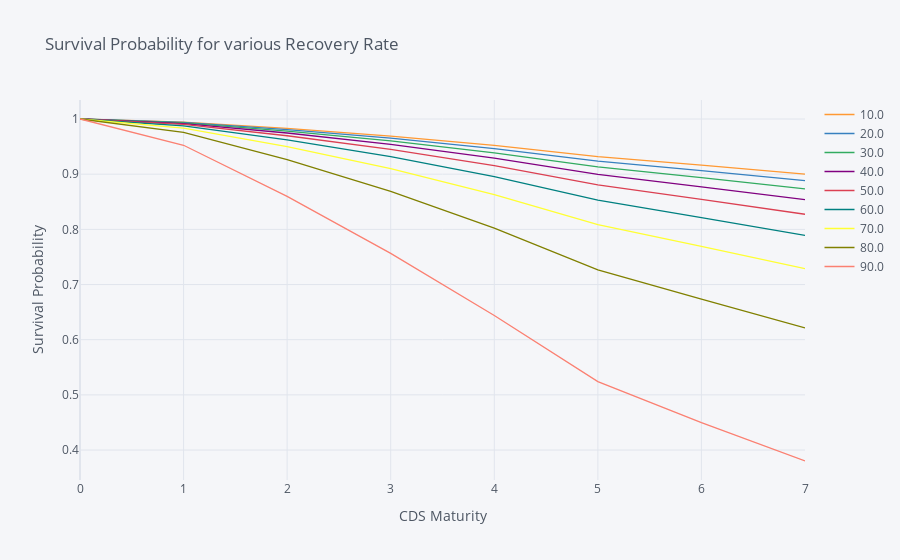

The notebook cell saved with this chart:
### Code cell
# plot probabilities for various recovery rate
sp = pd.DataFrame()

for i in arange(0.1, 1, 0.1):
    sp[i] = get_survival_probability(df.Maturity,df.Df,df.WFC,i)['Survival']

sp.columns = around(sp.columns*100)
sp.iplot(title='Survival Probability for various Recovery Rate',
         xTitle='CDS Maturity', 
         yTitle='Survival Probability',
         labels = sp.columns)

### Figure 1 — Plotly figure (JSON) as saved in the notebook; plotly's stock layout.template omitted (floating-point values rounded to 4 significant figures)
{"data": [{"line": {"color": "rgba(255, 153, 51, 1.0)", "dash": "solid", "shape": "linear", "width": 1.3}, "mode": "lines", "name": "10.0", "text": "", "type": "scatter", "x": [0, 1, 2, 3, 4, 5, 6, 7], "y": [1, 0.9945, 0.983, 0.969, 0.952, 0.9318, 0.9163, 0.9002]}, {"line": {"color": "rgba(55, 128, 191, 1.0)", "dash": "solid", "shape": "linear", "width": 1.3}, "mode": "lines", "name": "20.0", "text": "", "type": "scatter", "x": [0, 1, 2, 3, 4, 5, 6, 7], "y": [1, 0.9938, 0.9809, 0.9652, 0.9462, 0.9236, 0.9064, 0.8884]}, {"line": {"color": "rgba(50, 171, 96, 1.0)", "dash": "solid", "shape": "linear", "width": 1.3}, "mode": "lines", "name": "30.0", "text": "", "type": "scatter", "x": [0, 1, 2, 3, 4, 5, 6, 7], "y": [1, 0.9929, 0.9782, 0.9603, 0.9388, 0.9132, 0.8937, 0.8735]}, {"line": {"color": "rgba(128, 0, 128, 1.0)", "dash": "solid", "shape": "linear", "width": 1.3}, "mode": "lines", "name": "40.0", "text": "", "type": "scatter", "x": [0, 1, 2, 3, 4, 5, 6, 7], "y": [1, 0.9917, 0.9746, 0.9539, 0.9289, 0.8994, 0.8771, 0.854]}, {"line": {"color": "rgba(219, 64, 82, 1.0)", "dash": "solid", "shape": "linear", "width": 1.3}, "mode": "lines", "name": "50.0", "text": "", "type": "scatter", "x": [0, 1, 2, 3, 4, 5, 6, 7], "y": [1, 0.9901, 0.9696, 0.945, 0.9154, 0.8805, 0.8544, 0.8274]}, {"line": {"color": "rgba(0, 128, 128, 1.0)", "dash": "solid", "shape": "linear", "width": 1.3}, "mode": "lines", "name": "60.0", "text": "", "type": "scatter", "x": [0, 1, 2, 3, 4, 5, 6, 7], "y": [1, 0.9877, 0.9623, 0.9318, 0.8954, 0.8529, 0.8213, 0.789]}, {"line": {"color": "rgba(255, 255, 51, 1.0)", "dash": "solid", "shape": "linear", "width": 1.3}, "mode": "lines", "name": "70.0", "text": "", "type": "scatter", "x": [0, 1, 2, 3, 4, 5, 6, 7], "y": [1, 0.9836, 0.9501, 0.9102, 0.8631, 0.8087, 0.769, 0.7288]}, {"line": {"color": "rgba(128, 128, 0, 1.0)", "dash": "solid", "shape": "linear", "width": 1.3}, "mode": "lines", "name": "80.0", "text": "", "type": "scatter", "x": [0, 1, 2, 3, 4, 5, 6, 7], "y": [1, 0.9756, 0.9264, 0.8687, 0.802, 0.7266, 0.6737, 0.6212]}, {"line": {"color": "rgba(251, 128, 114, 1.0)", "dash": "solid", "shape": "linear", "width": 1.3}, "mode": "lines", "name": "90.0", "text": "", "type": "scatter", "x": [0, 1, 2, 3, 4, 5, 6, 7], "y": [1, 0.9524, 0.8597, 0.7565, 0.6437, 0.5241, 0.4496, 0.3801]}], "layout": {"legend": {"bgcolor": "#F5F6F9", "font": {"color": "#4D5663"}}, "paper_bgcolor": "#F5F6F9", "plot_bgcolor": "#F5F6F9", "title": {"font": {"color": "#4D5663"}, "text": "Survival Probability for various Recovery Rate"}, "xaxis": {"gridcolor": "#E1E5ED", "showgrid": true, "tickfont": {"color": "#4D5663"}, "title": {"font": {"color": "#4D5663"}, "text": "CDS Maturity"}, "zerolinecolor": "#E1E5ED"}, "yaxis": {"gridcolor": "#E1E5ED", "showgrid": true, "tickfont": {"color": "#4D5663"}, "title": {"font": {"color": "#4D5663"}, "text": "Survival Probability"}, "zerolinecolor": "#E1E5ED"}}}
